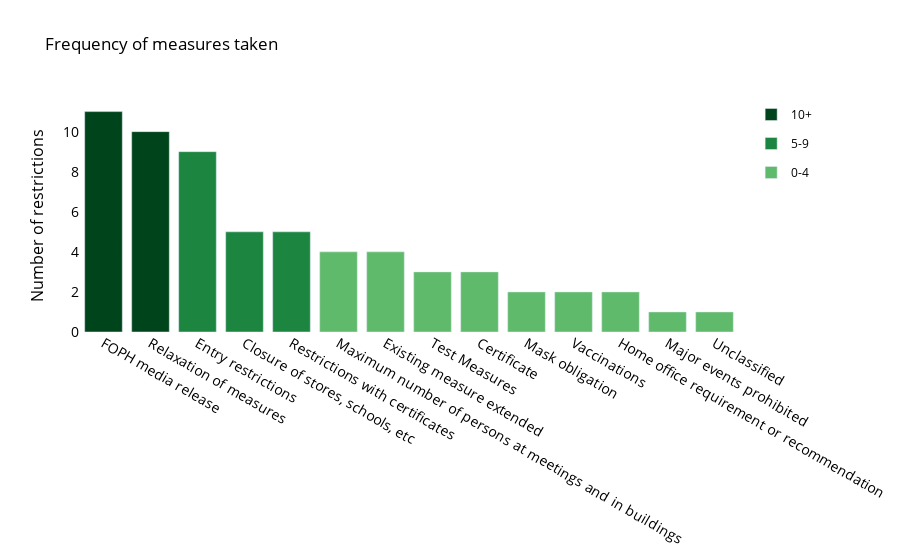

Write notebook code for a chart like this one.
### Code cell
fig_restriction_frequency = go.Figure(layout=transparent_layout)

color_map = {
    '10+': primary_colors[-1],
    '5-9': primary_colors[-2],
    '0-4': primary_colors[-3]
}
legend_desc = ['10+', '5-9', '0-4']

# Keep track of the legend groups that have been added
legend_groups_added = set()

for index, row in df_category_frequency.iterrows():
    legend_desc_selected = legend_desc[0] if index > 9 else (legend_desc[1] if index > 4 else legend_desc[2])

    # Set showlegend to True for the first entry of each legend group and False for all subsequent entries
    showlegend = legend_desc_selected not in legend_groups_added
    legend_groups_added.add(legend_desc_selected)

    fig_restriction_frequency.add_trace(go.Bar(
        x=(row['category'],), y=(index, ),
        name=legend_desc_selected,
        marker_color=color_map[legend_desc_selected],
        legendgroup=legend_desc_selected,
        hovertemplate='%{x}<br>Frequency: %{y}<extra></extra>',
        hoverlabel={'font': {'color': 'white'}, 'bordercolor': 'white'},
        showlegend=showlegend
    ))

fig_restriction_frequency.update_layout(
    title='Frequency of measures taken',
    xaxis_tickfont_size=14,
    yaxis=dict(
        title='Number of restrictions',
        titlefont_size=16,
        tickfont_size=14,
    ), showlegend=True
)
fig_restriction_frequency.show()

### Figure 1 — Plotly figure (JSON) as saved in the notebook; plotly's stock layout.template omitted (floating-point values rounded to 4 significant figures)
{"data": [{"hoverlabel": {"bordercolor": "white", "font": {"color": "white"}}, "hovertemplate": "%{x}<br>Frequency: %{y}<extra></extra>", "legendgroup": "10+", "marker": {"color": "rgba(0.0, 0.26666666666666666, 0.10588235294117647, 1.0)"}, "name": "10+", "showlegend": true, "type": "bar", "x": ["FOPH media release"], "y": [11]}, {"hoverlabel": {"bordercolor": "white", "font": {"color": "white"}}, "hovertemplate": "%{x}<br>Frequency: %{y}<extra></extra>", "legendgroup": "10+", "marker": {"color": "rgba(0.0, 0.26666666666666666, 0.10588235294117647, 1.0)"}, "name": "10+", "showlegend": false, "type": "bar", "x": ["Relaxation of measures"], "y": [10]}, {"hoverlabel": {"bordercolor": "white", "font": {"color": "white"}}, "hovertemplate": "%{x}<br>Frequency: %{y}<extra></extra>", "legendgroup": "5-9", "marker": {"color": "rgba(0.10818915801614765, 0.5201845444059976, 0.24982698961937716, 1.0)"}, "name": "5-9", "showlegend": true, "type": "bar", "x": ["Entry restrictions"], "y": [9]}, {"hoverlabel": {"bordercolor": "white", "font": {"color": "white"}}, "hovertemplate": "%{x}<br>Frequency: %{y}<extra></extra>", "legendgroup": "5-9", "marker": {"color": "rgba(0.10818915801614765, 0.5201845444059976, 0.24982698961937716, 1.0)"}, "name": "5-9", "showlegend": false, "type": "bar", "x": ["Closure of stores, schools, etc"], "y": [5]}, {"hoverlabel": {"bordercolor": "white", "font": {"color": "white"}}, "hovertemplate": "%{x}<br>Frequency: %{y}<extra></extra>", "legendgroup": "5-9", "marker": {"color": "rgba(0.10818915801614765, 0.5201845444059976, 0.24982698961937716, 1.0)"}, "name": "5-9", "showlegend": false, "type": "bar", "x": ["Restrictions with certificates"], "y": [5]}, {"hoverlabel": {"bordercolor": "white", "font": {"color": "white"}}, "hovertemplate": "%{x}<br>Frequency: %{y}<extra></extra>", "legendgroup": "0-4", "marker": {"color": "rgba(0.3764705882352941, 0.7301806997308727, 0.42429834678969625, 1.0)"}, "name": "0-4", "showlegend": true, "type": "bar", "x": ["Maximum number of persons at meetings and in buildings"], "y": [4]}, {"hoverlabel": {"bordercolor": "white", "font": {"color": "white"}}, "hovertemplate": "%{x}<br>Frequency: %{y}<extra></extra>", "legendgroup": "0-4", "marker": {"color": "rgba(0.3764705882352941, 0.7301806997308727, 0.42429834678969625, 1.0)"}, "name": "0-4", "showlegend": false, "type": "bar", "x": ["Existing measure extended"], "y": [4]}, {"hoverlabel": {"bordercolor": "white", "font": {"color": "white"}}, "hovertemplate": "%{x}<br>Frequency: %{y}<extra></extra>", "legendgroup": "0-4", "marker": {"color": "rgba(0.3764705882352941, 0.7301806997308727, 0.42429834678969625, 1.0)"}, "name": "0-4", "showlegend": false, "type": "bar", "x": ["Test Measures"], "y": [3]}, {"hoverlabel": {"bordercolor": "white", "font": {"color": "white"}}, "hovertemplate": "%{x}<br>Frequency: %{y}<extra></extra>", "legendgroup": "0-4", "marker": {"color": "rgba(0.3764705882352941, 0.7301806997308727, 0.42429834678969625, 1.0)"}, "name": "0-4", "showlegend": false, "type": "bar", "x": ["Certificate"], "y": [3]}, {"hoverlabel": {"bordercolor": "white", "font": {"color": "white"}}, "hovertemplate": "%{x}<br>Frequency: %{y}<extra></extra>", "legendgroup": "0-4", "marker": {"color": "rgba(0.3764705882352941, 0.7301806997308727, 0.42429834678969625, 1.0)"}, "name": "0-4", "showlegend": false, "type": "bar", "x": ["Mask obligation"], "y": [2]}, {"hoverlabel": {"bordercolor": "white", "font": {"color": "white"}}, "hovertemplate": "%{x}<br>Frequency: %{y}<extra></extra>", "legendgroup": "0-4", "marker": {"color": "rgba(0.3764705882352941, 0.7301806997308727, 0.42429834678969625, 1.0)"}, "name": "0-4", "showlegend": false, "type": "bar", "x": ["Vaccinations"], "y": [2]}, {"hoverlabel": {"bordercolor": "white", "font": {"color": "white"}}, "hovertemplate": "%{x}<br>Frequency: %{y}<extra></extra>", "legendgroup": "0-4", "marker": {"color": "rgba(0.3764705882352941, 0.7301806997308727, 0.42429834678969625, 1.0)"}, "name": "0-4", "showlegend": false, "type": "bar", "x": ["Home office requirement or recommendation"], "y": [2]}, {"hoverlabel": {"bordercolor": "white", "font": {"color": "white"}}, "hovertemplate": "%{x}<br>Frequency: %{y}<extra></extra>", "legendgroup": "0-4", "marker": {"color": "rgba(0.3764705882352941, 0.7301806997308727, 0.42429834678969625, 1.0)"}, "name": "0-4", "showlegend": false, "type": "bar", "x": ["Major events prohibited"], "y": [1]}, {"hoverlabel": {"bordercolor": "white", "font": {"color": "white"}}, "hovertemplate": "%{x}<br>Frequency: %{y}<extra></extra>", "legendgroup": "0-4", "marker": {"color": "rgba(0.3764705882352941, 0.7301806997308727, 0.42429834678969625, 1.0)"}, "name": "0-4", "showlegend": false, "type": "bar", "x": ["Unclassified"], "y": [1]}], "layout": {"font": {"color": "black", "family": "Open Sans"}, "paper_bgcolor": "rgba(0,0,0,0)", "plot_bgcolor": "rgba(0,0,0,0)", "showlegend": true, "title": {"text": "Frequency of measures taken"}, "xaxis": {"tickfont": {"size": 14}}, "yaxis": {"tickfont": {"size": 14}, "title": {"font": {"size": 16}, "text": "Number of restrictions"}}}}
